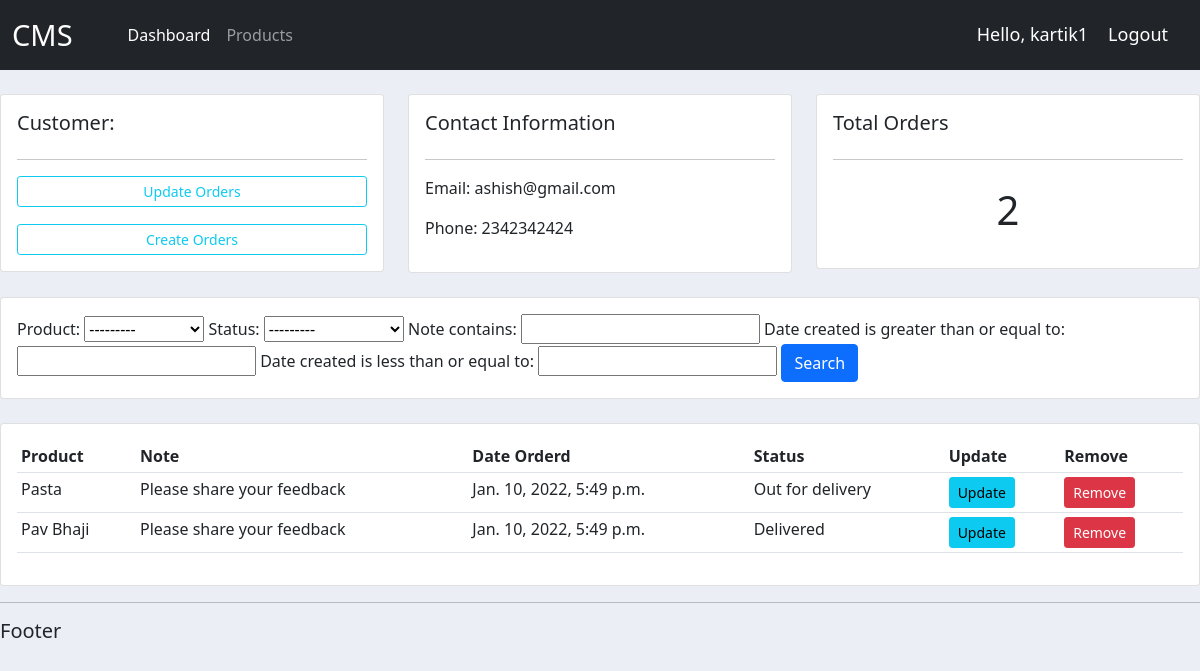
/customer/2 (signed in), run on the app's committed database.
### accounts/models.py (models this page shows, shortened)
class Customer(models.Model):
    user = models.OneToOneField(User, null=True, blank=True, on_delete=models.CASCADE)
    name = models.CharField(max_length=200, null=True)
    phone = models.CharField(max_length=200, null=True)
    email = models.CharField(max_length=200, null=True)
    profile_pic = models.ImageField(null=True, blank=True, default='Profile1.png')
    date_created = models.DateTimeField(null=True)

class Order(models.Model):
    STATUS = (
        ('Pending', 'Pending'),
        ('Out for delivery', 'Out for delivery'),
        ('Delivered', 'Delivered')
    )
    customer = models.ForeignKey(Customer, null=True, on_delete=models.SET_NULL)
    product = models.ForeignKey(Products, null=True, on_delete=models.SET_NULL)
    status = models.CharField(max_length=200, null=True, choices=STATUS)
    note = models.CharField(max_length=200, null=True)
    date_created = models.DateTimeField(null=True, auto_now_add=True)

class Products(models.Model):
    CATEGORY = (
        ('Indoor', "Indoor"),
        ('Outdoor', 'Outdoor')
    )
    name = models.CharField(max_length=200, null=True)
    price = models.FloatField(null=True)
    category = models.CharField(max_length=200, null=True, choices=CATEGORY)
    description = models.CharField(max_length=200, null=True)
    date_created = models.DateTimeField(null=True)
    tag = models.ManyToManyField(Tag)
    def __str__(self):
            return self.name

### accounts/decorators.py (the view)
		def wrapper_func(request, *args, **kwargs):
			group = None
			if request.user.groups.exists():
				group = request.user.groups.all()[0].name
			if group in allowed_roles:
				return view_func(request, *args, **kwargs)
			else:
				return HttpResponse('You are not authorized to view this page')

### accounts/views.py (called while the page is built)
@login_required(login_url='login')
@allowed_user(allowed_roles=['admin'])
def customer(request, pk):
    customer = Customer.objects.get(id=pk)
    orders = customer.order_set.all()
    order_count = orders.count()
    myfilters = OrderFilter(request.GET, queryset=orders)
    orders = myfilters.qs
    context = {
        'customer': customer,
        'orders': orders,
        'count': order_count,
        'myfilters': myfilters
    }
    return render(request, 'accounts/customer.html', context)

### accounts/templates/accounts/customer.html
{% extends 'accounts/main.html' %}
{% block content %}
<br>
<div class="row">
	<div class="col-md">
		<div class="card card-body">
			<h5>Customer:</h5>
			<hr>
			<a style="margin-bottom: 17px;" class="btn btn-outline-info  btn-sm btn-block" href="">Update Orders</a>
			<a class="btn btn-outline-info  btn-sm btn-block" href="{% url 'createOrder' customer.id %}">Create Orders</a>
		</div>
	</div>
	<div class="col-md">
		<div class="card card-body">
			<h5>Contact Information</h5>
			<hr>
			{% if customer %}
			<p>Email: {{customer.email}}</p>
			<p>Phone: {{customer.phone}}</p>
			{% endif %}
		</div>
	</div>
	<div class="col-md">
		<div class="card card-body">
			<h5>Total Orders</h5>
			<hr>
			<h1 style="text-align: center;padding: 10px">{{count}}</h1>
		</div>
	</div>
</div>
<br>
<div class="row">
	<div class="col">
		<div class="card card-body">
			<form method="get">
				{{myfilters.form}}
		    <button class="btn btn-primary" type="submit">Search</button>
		  </form>
		</div>
	</div>
</div>
<br>
<div class="row">
	<div class="col-md">
		<div class="card card-body">
			<table class="table table-sm">
				<tr>
					<th>Product</th>
					<th>Note</th>
					<th>Date Orderd</th>
					<th>Status</th>
					<th>Update</th>
					<th>Remove</th>
				</tr>
				{% for i in orders %}
				<tr>
					<td>{{i.product}}</td>
					<td>{{i.note}}</td>
					<td>{{i.date_created}}</td>
					<td>{{i.status}}</td>
					<td><a class="btn btn-sm btn-info" style="text-decoration: none;" href="{% url 'updateOrder' i.id %}">Update</a></td>
					<td><a class="btn btn-sm btn-danger" style="text-decoration: none;" href="{% url 'deleteOrder' i.id %}">Remove</a></td>
				</tr>
				{% endfor %}
			</table>
		</div>
	</div>
</div>
{% endblock %}

### accounts/templates/accounts/navbar.html (shortened to what this page needs)
{% load static %}
<nav class="navbar navbar-expand-lg navbar-dark bg-dark">
    <div class="container-fluid">
      <a class="navbar-brand" href="#" style="font-size: 29px; margin-right: 47px;">CMS</a>
      {% if request.user.is_staff %}
      <div class="collapse navbar-collapse" id="navbarNav">
        <ul class="navbar-nav">
          <li class="nav-item">
            <a class="nav-link active" aria-current="page" href="{% url 'home' %}">Dashboard</a>
          </li>
          <li class="nav-item">
            <a class="nav-link" href="{% url 'products' %}">Products</a>
          </li>
        </ul>
      </div>
      {% endif %}
      <span class="hello-msg">Hello, {{request.user}}</span>
      <span><a class="hello-msg" href="{% url 'logout' %}">Logout</a></span>
    </div>
  </nav>

### static/css/main.css (style rules this page uses)
body { background-color: #ebeff5; }

### accounts/templates/accounts/navbar.html (style rules this page uses)
.hello-msg { font-size: 18px; color: white; margin-right: 20px; text-decoration: none; }

### data on the page
Customer: email "ashish@gmail.com", phone "2342342424"
Order: product "Pasta", note "Please share your feedback", date_created "Jan. 10, 2022, 5:49 p.m.", status "Out for delivery"
Order: product "Pav Bhaji", note "Please share your feedback", date_created "Jan. 10, 2022, 5:49 p.m.", status "Delivered"

### other printed values
{{ request.user }} "kartik1"
{{ count }} "2"
